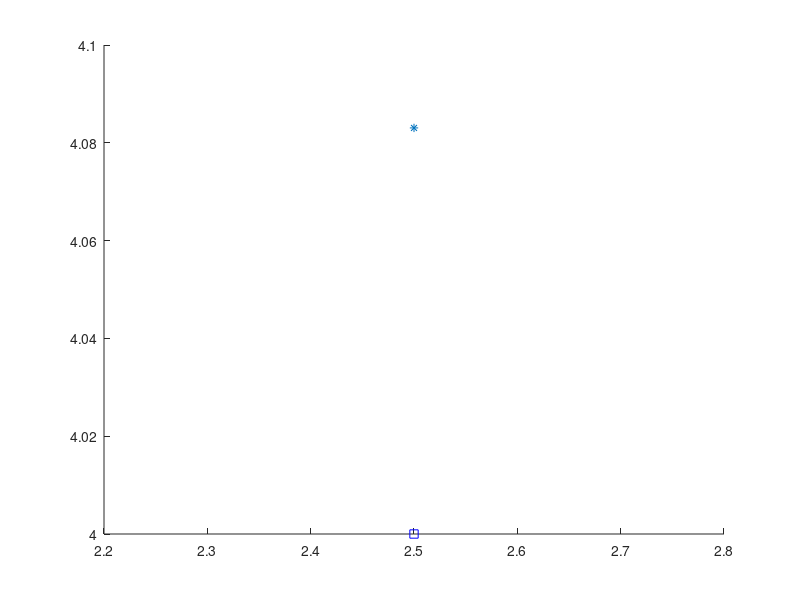

Reproduce this figure in MATLAB. (Note: this script raises an error after producing the figure.)
%HWproblem11_1.m
%Harrison Leece, 4/21/2017
%Find a linear, quadratic and cublic fit for a set of data, and plot these
%curves as circls with 50 points.  Use interpl at the x value (2.5) and
%computer linear interpolation result and plot with squares, spline as
%stars and nearest neighbor as triangles

X = [ 1, 2, 3, 4, 5, 6, 7, 8];
Y = [2.6, 3.5, 4.5, 4.6, 4.5, 4, 3.5, 4];
x=linspace(0,8,50);

hold on 
linTerp = interp1(X,Y,2.5');
plot(2.5,linTerp,'bs')

splinTerp = interp1(X,Y,2.5,'spline');
plot(2.5,splinTerp,'*')

nN = interp1(X,Y,2.5,'nearest neighbor');
plot(2.5,nN,'^')



title('Problem 11_1')
xlabel('x axis')
ylabel('y axis')
linear = polyfit(X,Y,1);
quadratic = polyfit(X,Y,2);
cubic = polyfit(X,Y,3);

plot(x,linear(1).*x + linear(2),'-')
plot(x,quadratic(1).*x.^2 + quadratic(2).*x + quadratic(3),'-')
plot(x,cubic(1).*x.^3 + cubic(2).*x.^2 + cubic(3).*x + cubic(4),'-')

plot(X,Y,'o')

legend('Linear interpolation','Spline Interpolation','Nearest Neighbor interpolation')